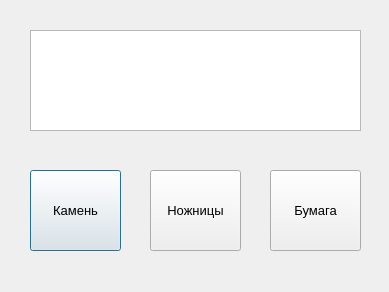
<?xml version="1.0" encoding="UTF-8"?>
<ui version="4.0">
 <class>game</class>
 <widget class="QDialog" name="game">
  <property name="geometry">
   <rect>
    <x>0</x>
    <y>0</y>
    <width>389</width>
    <height>292</height>
   </rect>
  </property>
  <property name="windowTitle">
   <string>Dialog</string>
  </property>
  <widget class="QPushButton" name="pbRock">
   <property name="geometry">
    <rect>
     <x>30</x>
     <y>170</y>
     <width>91</width>
     <height>81</height>
    </rect>
   </property>
   <property name="font">
    <font>
     <pointsize>10</pointsize>
    </font>
   </property>
   <property name="text">
    <string>Камень</string>
   </property>
  </widget>
  <widget class="QPushButton" name="pbScissors">
   <property name="geometry">
    <rect>
     <x>150</x>
     <y>170</y>
     <width>91</width>
     <height>81</height>
    </rect>
   </property>
   <property name="font">
    <font>
     <pointsize>10</pointsize>
    </font>
   </property>
   <property name="text">
    <string>Ножницы</string>
   </property>
  </widget>
  <widget class="QPushButton" name="pbPaper">
   <property name="geometry">
    <rect>
     <x>270</x>
     <y>170</y>
     <width>91</width>
     <height>81</height>
    </rect>
   </property>
   <property name="font">
    <font>
     <pointsize>10</pointsize>
    </font>
   </property>
   <property name="text">
    <string>Бумага</string>
   </property>
  </widget>
  <widget class="QLabel" name="label">
   <property name="geometry">
    <rect>
     <x>10</x>
     <y>10</y>
     <width>361</width>
     <height>151</height>
    </rect>
   </property>
   <property name="font">
    <font>
     <pointsize>36</pointsize>
     <bold>true</bold>
    </font>
   </property>
   <property name="text">
    <string/>
   </property>
  </widget>
  <widget class="QPlainTextEdit" name="plainTextEdit">
   <property name="geometry">
    <rect>
     <x>30</x>
     <y>30</y>
     <width>331</width>
     <height>101</height>
    </rect>
   </property>
   <property name="font">
    <font>
     <pointsize>30</pointsize>
     <bold>true</bold>
    </font>
   </property>
  </widget>
 </widget>
 <resources/>
 <connections/>
</ui>
